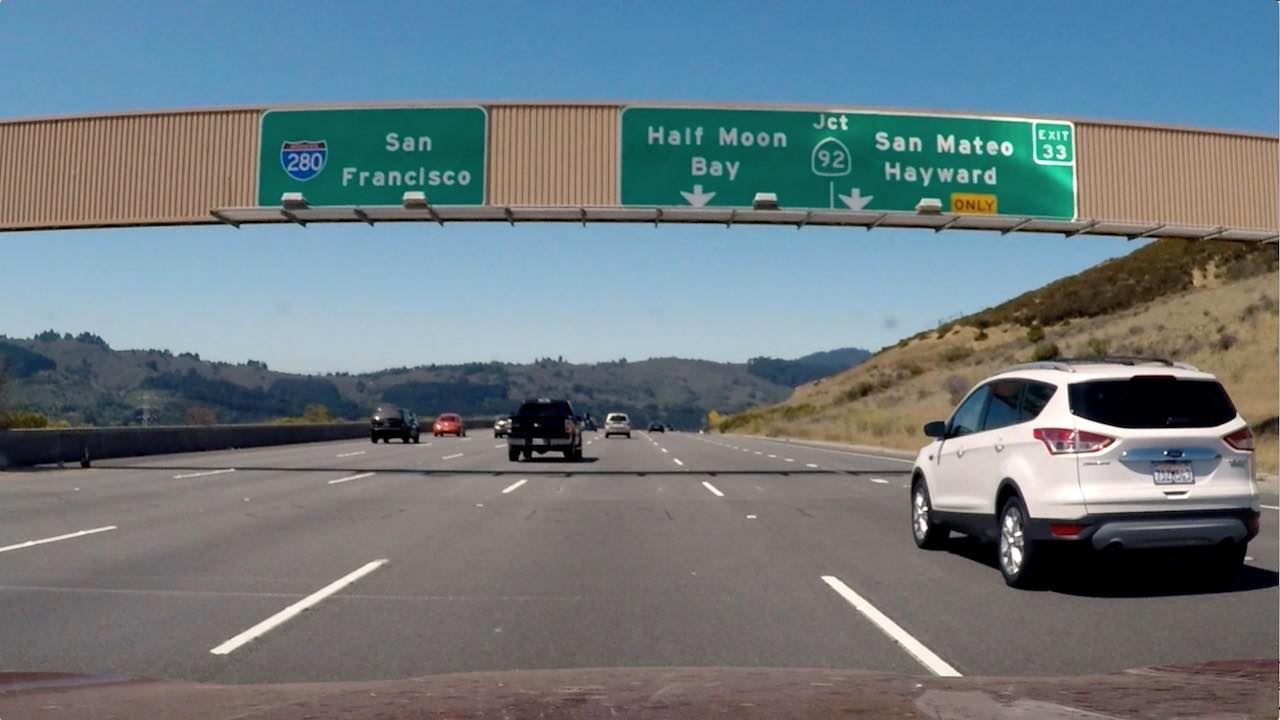
#> input picture 1-7_Gradients_and_Color_Spaces/1-7-3_applying_sobel/signs_vehicles_xygrad.png, 1280 x 720 px
$ python gui_apply_sobel.py   (older library calls are emulated)
#> lines starting #> are read from the running program, lines starting #| are printed output that depends on the picture; after the words box and inside, x2 and y2 are one past the last pixel; in counts of white or black regions, pixels touching at a corner belong together
#> further down, img is the input picture: shape (720, 1280, 3); mean B, G, R 127.5, 121.6, 109.2
import cv2
import numpy as np

def nothing(x):
    pass

def abs_sobel_thresh(img, orient='x', thresh_min=0, thresh_max=255):
    # Apply the following steps to img

    # 1) Convert to grayscale
#> called with orient = 'x', thresh_min = 0, thresh_max = 0
    gray = cv2.cvtColor(img, cv2.COLOR_RGB2GRAY)
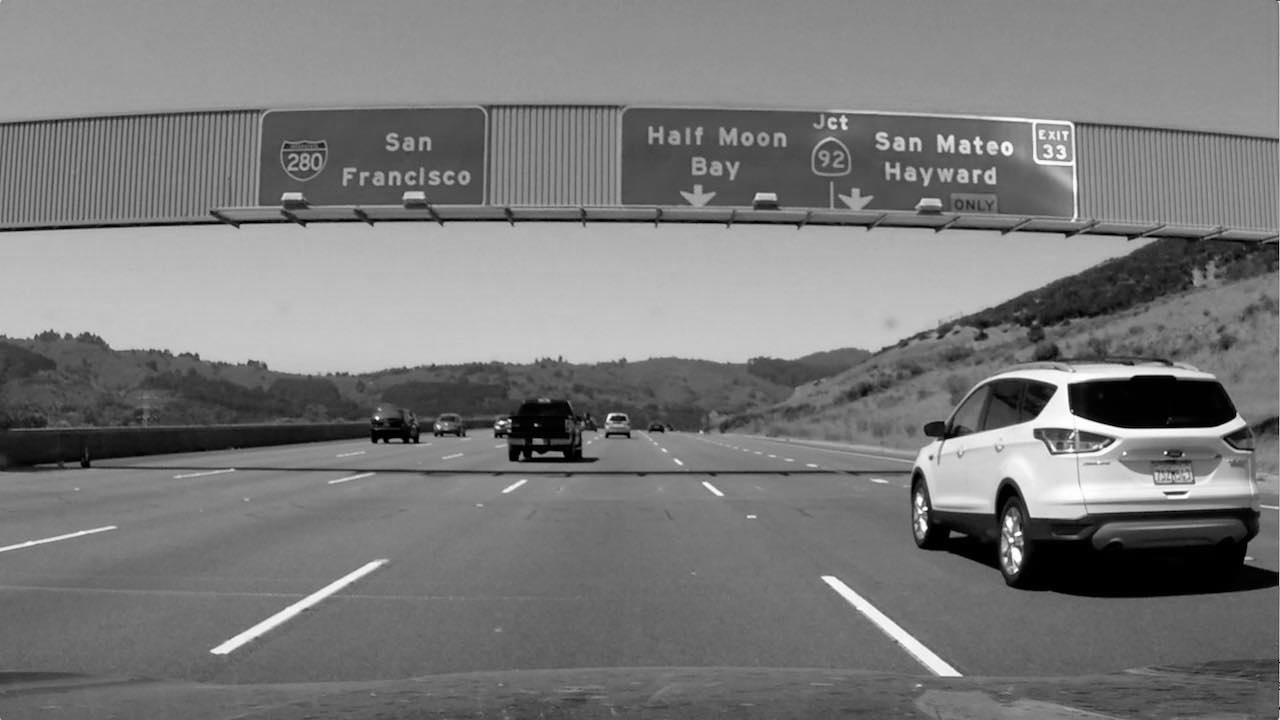
#> gray: shape (720, 1280); min 0, max 254, mean 122

    # 2) Take the derivative in x or y given orient = 'x' or 'y'
    if orient == 'x':
        derivative = cv2.Sobel(gray, cv2.CV_64F, 1, 0)
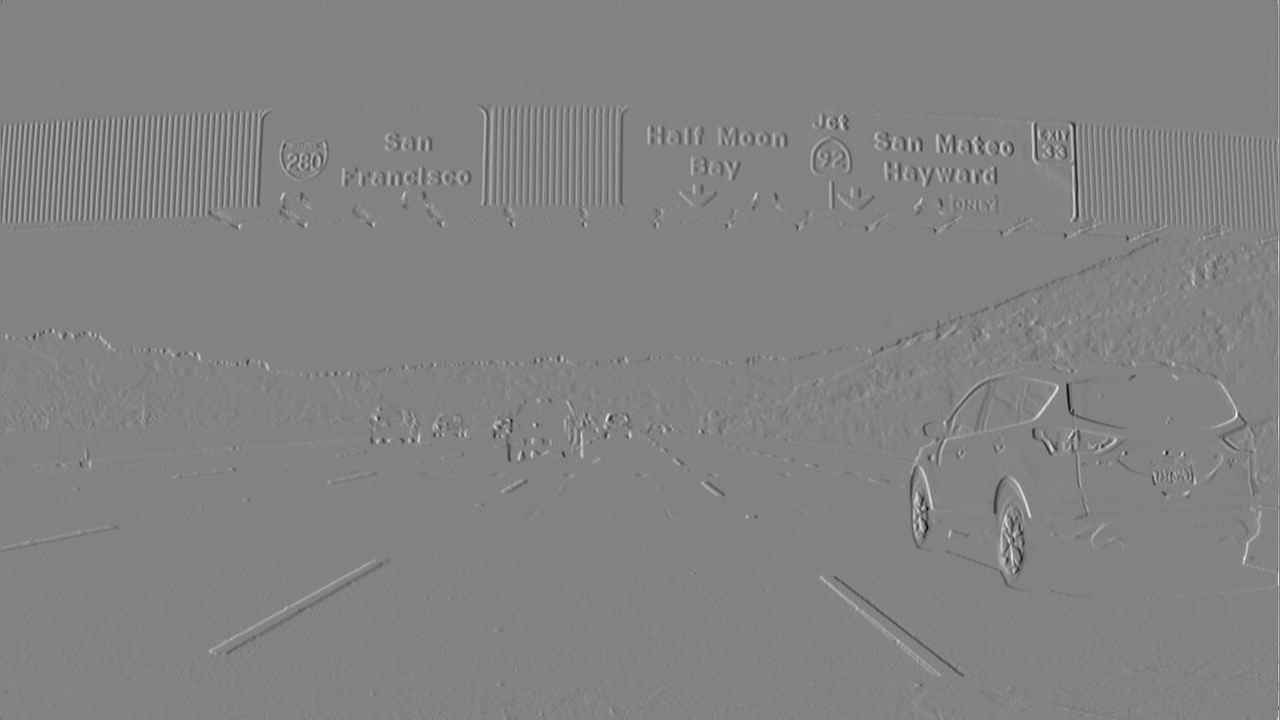
#> derivative: shape (720, 1280) float64; min -807, max 764, mean 0.1; drawn with min black and max white
    if orient == 'y':
        derivative = cv2.Sobel(gray, cv2.CV_64F, 0, 1)

    # 3) Take the absolute value of the derivative or gradient
    abs_sobel = np.absolute(derivative)
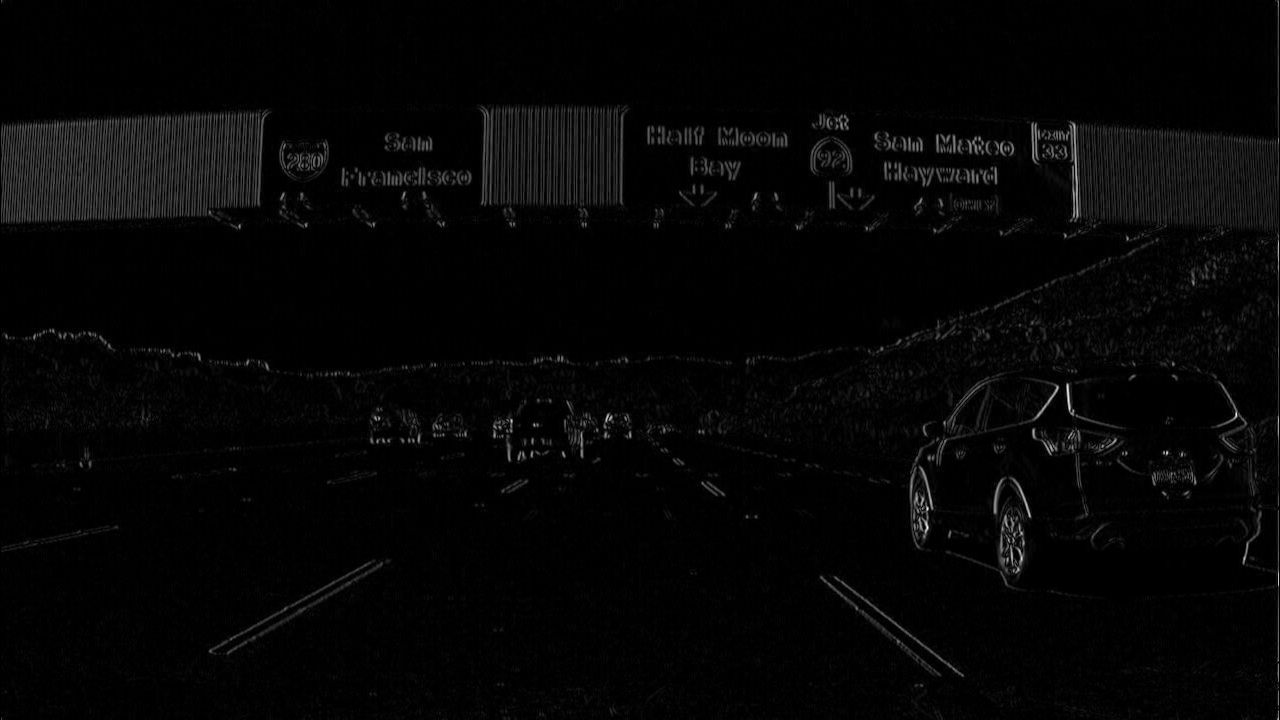
#> abs_sobel: shape (720, 1280) float64; min 0, max 807, mean 18.5; drawn with min black and max white

    # 4) Scale to 8-bit (0 - 255) then convert to type = np.uint8
    scaled_sobel = np.uint8(255 * abs_sobel / np.max(abs_sobel))

    # 5) Create a mask of 1's where the scaled gradient magnitude
            # is > thresh_min and < thresh_max
    binary_output = np.zeros_like(scaled_sobel)
    binary_output[(scaled_sobel >= thresh_min) & (scaled_sobel <= thresh_max)] = 255

    # 6) Return this mask as your binary_output image
    return binary_output

# define a window
window_name = 'Apply Sobel'
cv2.namedWindow(window_name)

# Read the image
img = cv2.imread('signs_vehicles_xygrad.png')

# create trackbars
cv2.createTrackbar('thresh_min', window_name, 0, 255, nothing)
cv2.createTrackbar('thresh_max', window_name, 0, 255, nothing)
cv2.createTrackbar('0 : x \n1 : y', window_name, 0, 1, nothing)

while(1):

    # get current positions of our trackbars
    thresh_min = cv2.getTrackbarPos('thresh_min', window_name)
    thresh_max = cv2.getTrackbarPos('thresh_max', window_name)
    orient = 'y' if cv2.getTrackbarPos('0 : x \n1 : y', window_name) == 1 else 'x'

    # Run the function
    grad_binary = abs_sobel_thresh(img, orient=orient, thresh_min=thresh_min, thresh_max=thresh_max)
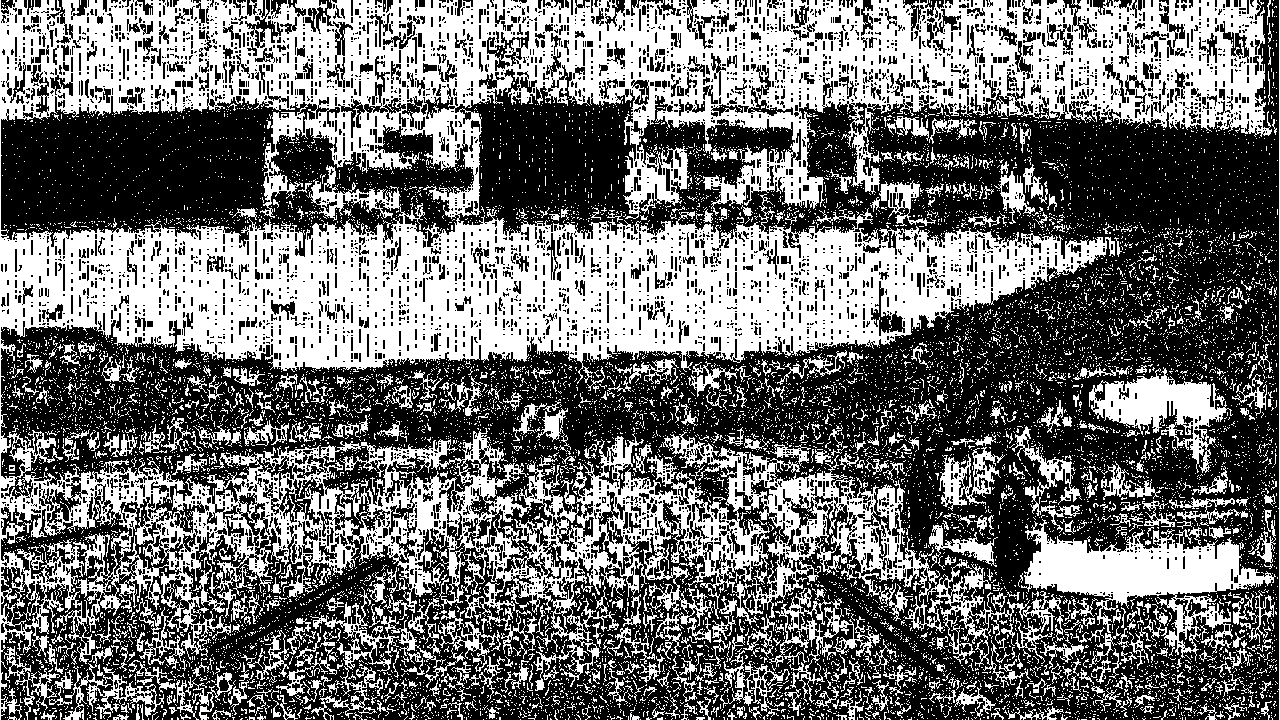
#> grad_binary: shape (720, 1280); 43.9% white; 11624 white regions (10991 under 20 px), largest, box (x1, y1, x2, y2) and area: (0, 0, 1272, 720) 295561, (1021, 519, 1276, 661) 12705, (1089, 367, 1233, 473) 5528

    # show the image
    cv2.imshow(window_name, grad_binary)

    # wait 1 sec on keypress = (esc)
    k = cv2.waitKey(1) & 0xFF
#> (key Esc is pressed here)
    if k == 27:
        break


cv2.destroyAllWindows()
